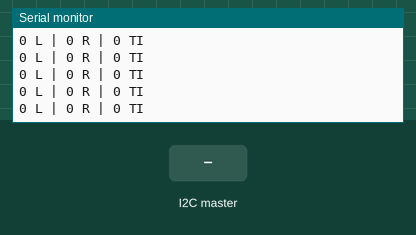
Simulated run of this sketch. Board: Arduino Uno, built with avr-gcc and run on an emulated ATmega328P. Shown: the last lines printed to the serial monitor. Inputs (shaded band) come from the test bench.

Above: at 1.2 s.
1.3 s: the I2C master sends the byte 1
At 1.31 s:
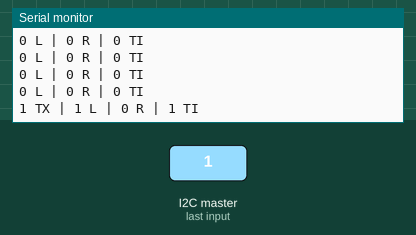
2.8 s: the I2C master sends the byte 0
At 2.91 s:
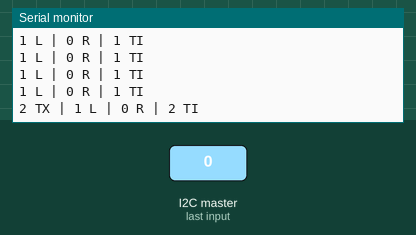
Timing chart, 0 to 5.8 s (numbered marks = the images above; inputs shaded):
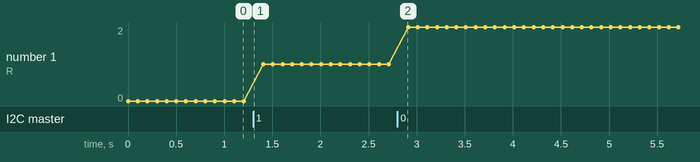

The sketch:

I2Ctest.ino
```cpp
#include <Wire.h>

byte TransmitIndex=0;
int Lwheel=0;
int Rwheel=0;

void setup() {
  Serial.begin(115200);

  // I2C communication with wheel encoder and gyro
  Wire.begin(2); // address as a slave
  Wire.onReceive(receiveEvent); // register event
  Serial.println("init done.");
}

void receiveEvent(int howMany) {
  char c;
  while(Wire.available()) {
    c=Wire.read();
    TransmitIndex+=1;
    Serial.print(TransmitIndex);
    Serial.print(" TX | ");
    switch (TransmitIndex) {
      case 1: Lwheel+=c;break;
      case 2: Rwheel+=c;break;
      case 3: TransmitIndex=0;break;
    }
  }
} //receiveEvent

void loop() {
  Serial.print(Lwheel);
  Serial.print(" L | ");
  Serial.print(Rwheel);
  Serial.print(" R | ");
  Serial.print(TransmitIndex);
  Serial.print(" TI");
  Serial.println(" ");
 delay(100);
}
```

Measured:
- after the input at 1.3 s, the serial monitor: prints a new line at once (image 1)
- after the input at 2.8 s, the serial monitor: prints a new line at once (image 2)
- plotted number 1: 0 → 1 after the input at 1.3 s, 1 → 2 after the input at 2.8 s
